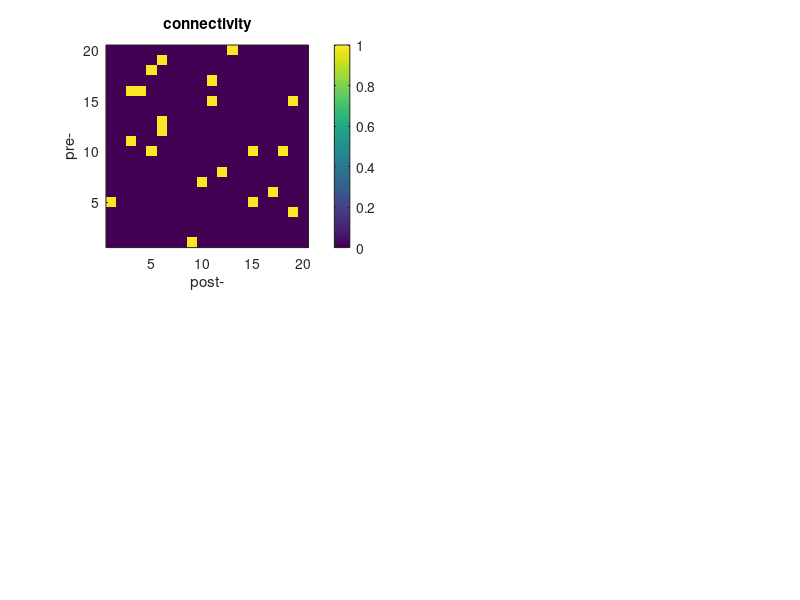

This figure's MATLAB source: (Note: this script raises an error after producing the figure.)
% simulation.m
% simulation of networks
% Written by Harang Ju. January 29, 2018.

%% Parameters
N = 20; % number of nodes
frac_conn = 5e-2; % fraction connectivity
step_size = 1; % time, unitless
t_final = 1e3;
activity = 1e-3;
fire_threshold = 1;

%% Initialize
X = zeros(N,1); % system state, [N X 1]
A = rand(N) < frac_conn; % system connectivity, [pre X post]
A = A & ~diag(ones(N,1)); % prevent recursive connectivity
B = ones(N,1); % system input connectivity, [N X 1]
u = zeros(N,1); % system input, [N X 1]

%% Simulation
X_t = zeros(N,t_final/step_size);
u_t = zeros(size(X_t));
for t = 1 : t_final/step_size
    u = rand(N,1) < activity;
    u_t(:,t) = u;
    X = A' * X + B .* u;
    X_t(:,t) = X;
end

clear t

%% Plot
clf

subplot(2,2,1);
imagesc(A); title('connectivity')
set(gca,'YDir','normal')
xlabel('post-'); ylabel('pre-')
colorbar; axis square; prettify

x = (1:t_final/step_size) * step_size;
subplot(2,2,2); hold on
for i = 1 : N
    on = u_t(i,:) > 0;
    if max(on) == 0
        plot(0); continue
    end
    plot(x(on), i*on(on), '.', 'MarkerSize', 10)
end
title('inputs')
axis([0 t_final 0 N+0.5]); axis square
xlabel('trial'); ylabel('neuron');
hold off; prettify

if N <= 20
    subplot(2,2,3)
    plot_network(A)
end

subplot(2,2,4); hold on
for i = 1 : N
    on = X_t(i,:) >= fire_threshold;
    if max(on) == 0
        plot(0); continue
    end
    on_u = u_t(i,:) > 0;
    plot(x(on), i*on(on), '.', 'MarkerSize', 10)
end
title('activity raster')
axis([0 t_final 0 N+0.5]); axis square
xlabel('trial'); ylabel('neuron');
hold off; prettify

clear x i on

[source target]
